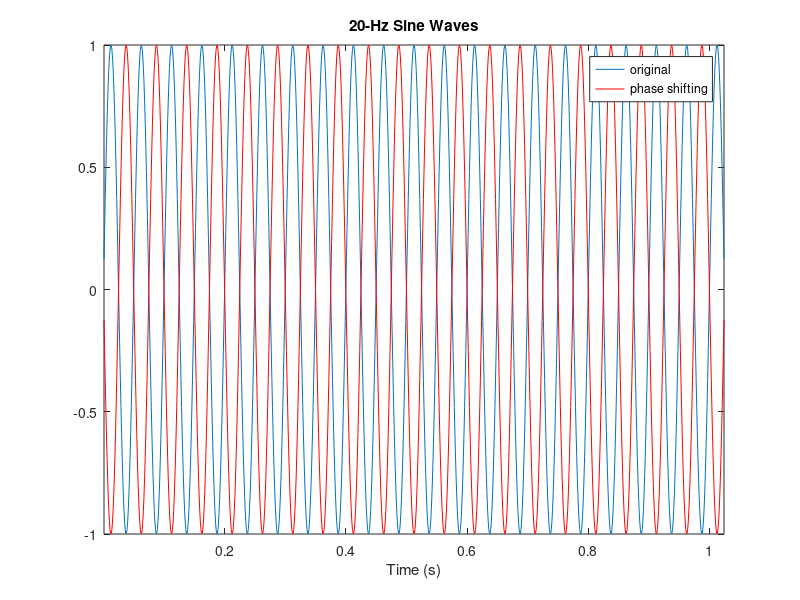
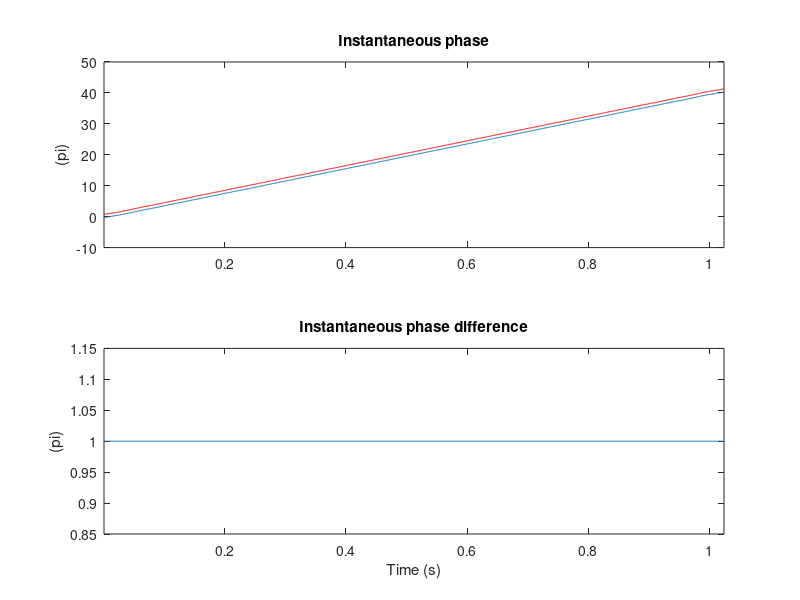

Write MATLAB code to recreate these figures, in order.
%% Author: Lu, Chia-Feng 2014.01.02
clear, close all

%% initialize parameters
samplerate=1000; % in Hz
N=1024; % data length

sinefreq=20; % in Hz
phaseshift=1*pi; % in radian
SNR=20; % in dB

%% generate simulated signals 
t=[1:N]/samplerate;
sig1=sin(2*pi*sinefreq*t);
sig2=sin(2*pi*sinefreq*t+phaseshift); % constant phase shifting
% sig2=sin(2*pi*sinefreq*t+linspace(phaseshift,0,N));  % time-variant phase shifting
% sig2=sin(2*pi*sinefreq*t+[linspace(phaseshift,0,N/2) linspace(0,phaseshift,N/2)]);  % time-variant phase shifting

% sig1=awgn(sig1,SNR);  % add white noise to signal according to a specific SNR
% sig2=awgn(sig2,SNR);  % add white noise to signal according to a specific SNR

figure, 
plot(t,sig1),xlim([t(1) t(end)]), hold on
title([num2str(sinefreq) '-Hz Sine Waves'])
plot(t,sig2,'r'),xlim([t(1) t(end)])
xlabel('Time (s)')
legend('original','phase shifting')

%% calculate instantaneous phase using hilbert transform (HT)
sig1_hb=hilbert(sig1);
sig1_intphase=unwrap(angle(sig1_hb));

sig2_hb=hilbert(sig2);
sig2_intphase=unwrap(angle(sig2_hb));

figure,
subplot(2,1,1),plot(t,sig1_intphase/pi), hold on
plot(t,sig2_intphase/pi,'r') 
title('Instantaneous phase'),ylabel('(pi)')
xlim([t(1) t(end)])

subplot(2,1,2),plot(t,(sig2_intphase-sig1_intphase)/pi) 
xlabel('Time (s)')
title('Instantaneous phase difference'),ylabel('(pi)')
xlim([t(1) t(end)])




